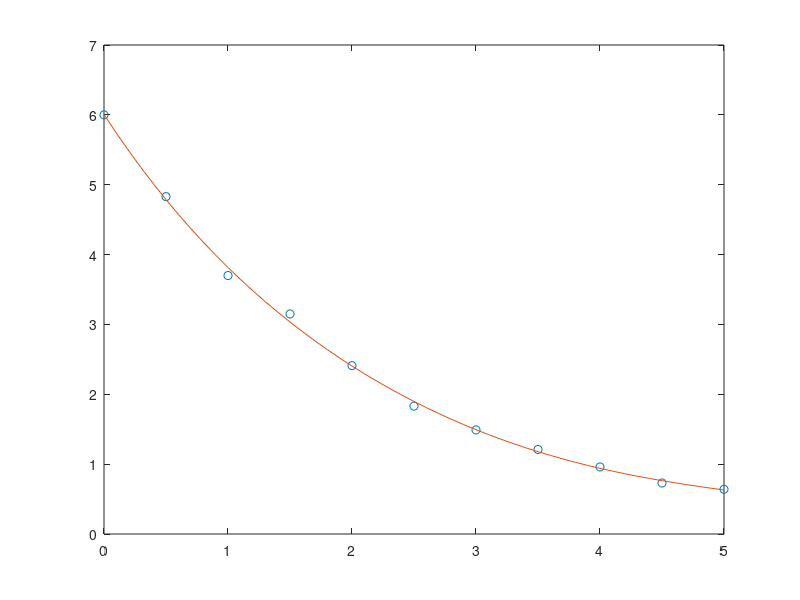

Here is the MATLAB script that generated this plot:
clear all
clc

format short g
n=input('Enter degree of polynomial: ');
t=[0.0 0.5 1.0 1.5 2.0 2.5 3.0 3.5 4.0 4.5 5.0];
w=[6.00 4.83 3.70 3.15 2.41 1.83 1.49 1.21 0.96 0.73 0.64];
p=polyfit(t,w,n) 

tp=0.0:0.1:5;
wp=polyval(p,tp);
plot(t,w,'o',tp,wp)